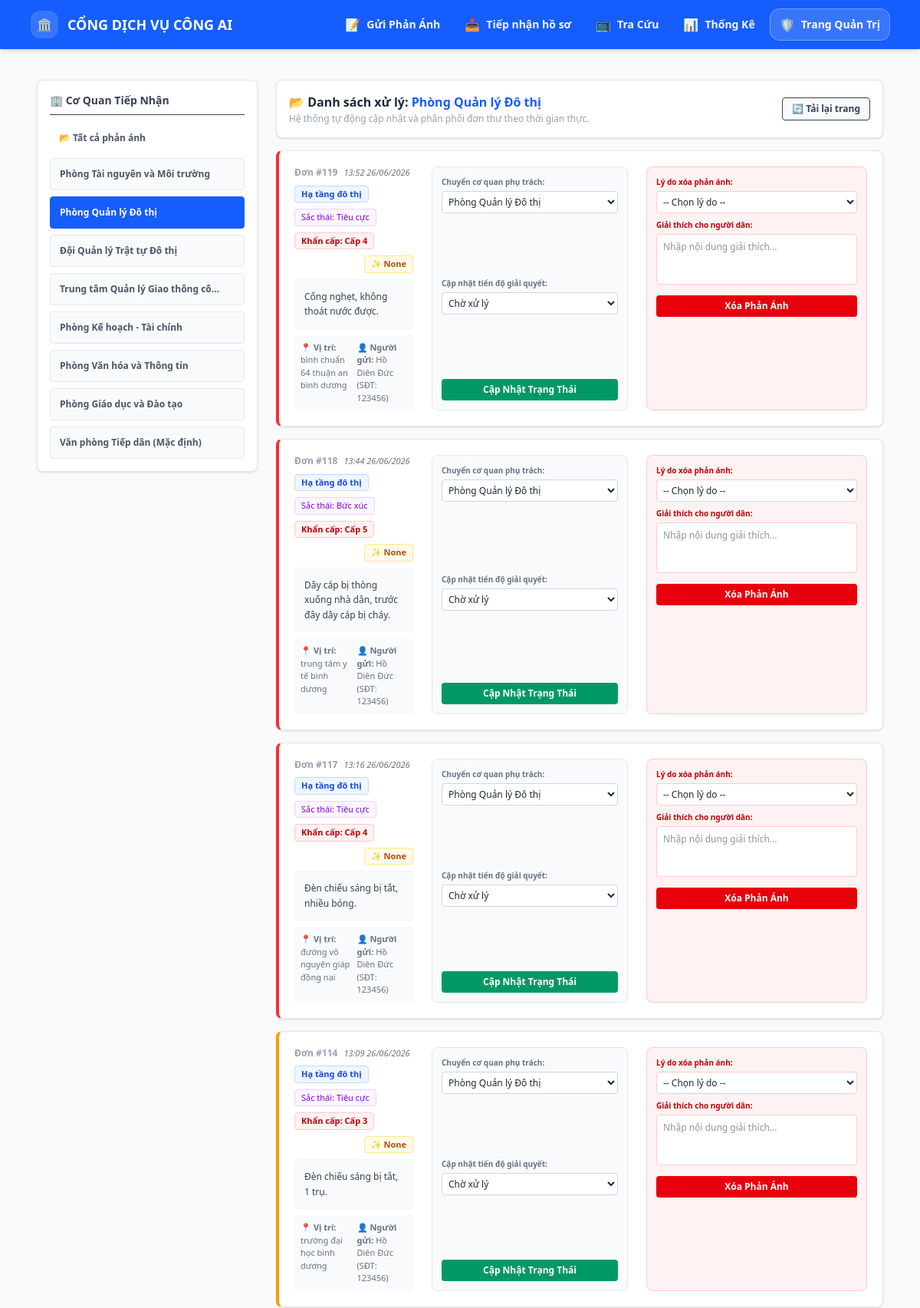
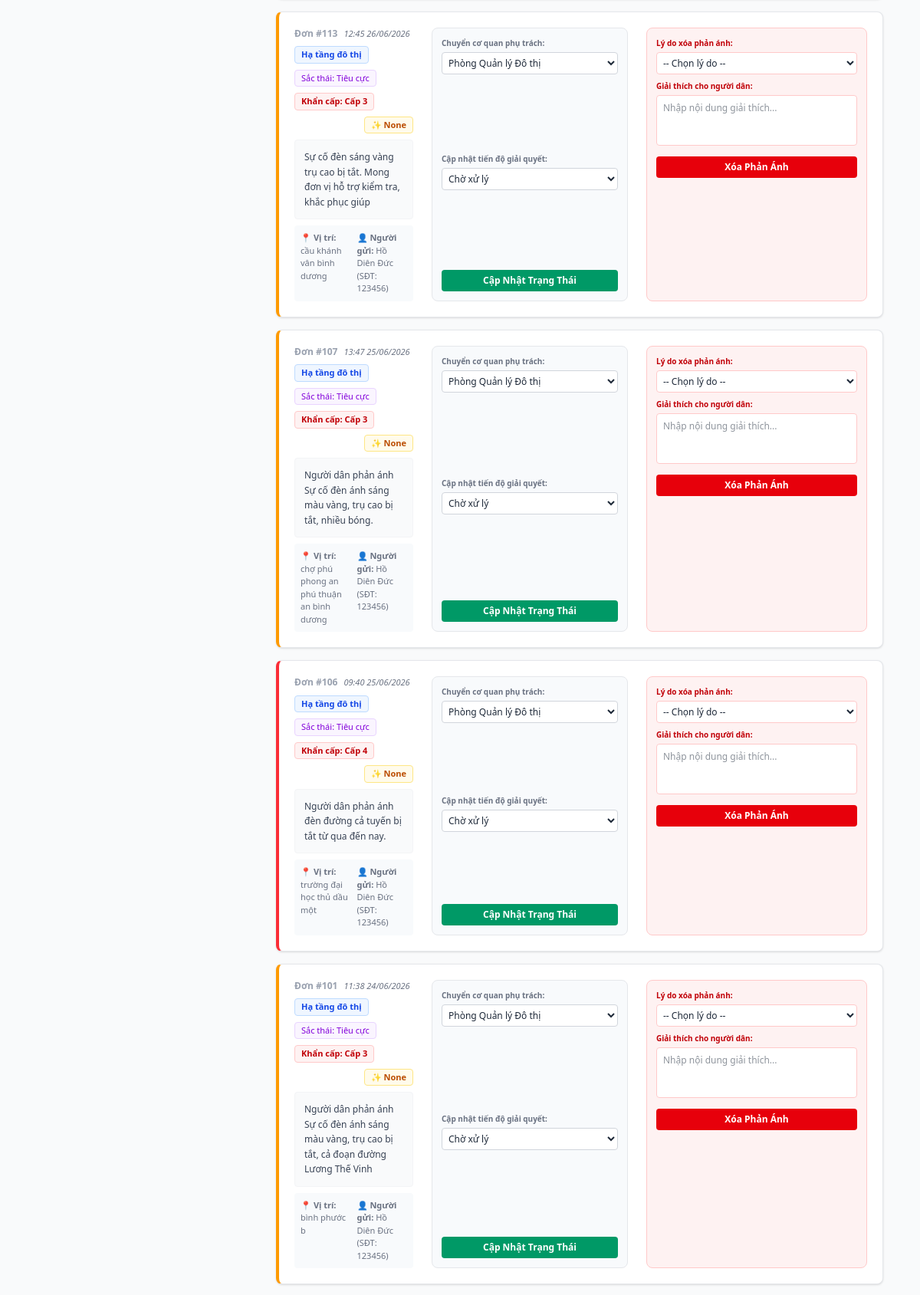
The app's page /admin?phong_id=2 (upper part) with its own data (2 pictures, top to bottom).
### tables this page shows
CREATE TABLE config_phong_ban (
                        id INTEGER PRIMARY KEY AUTOINCREMENT,
                        ten_phong TEXT,
                        linh_vuc_phu_trach TEXT UNIQUE);

CREATE TABLE phan_anh (
                        id INTEGER PRIMARY KEY AUTOINCREMENT,
                        noi_dung TEXT,
                        file_dinh_kem TEXT,
                        dia_chi TEXT,
                        ten_nguoi_gui TEXT,
                        sdt TEXT,
                        linh_vuc TEXT,
                        tu_khoa TEXT,
                        sac_thai TEXT,
                        do_khan_cap INTEGER,
                        phong_ban_id INTEGER,
                        trang_thai TEXT,
                        ngay_gui TEXT,
                        trang_thai_duyet TEXT DEFAULT 'Cho_tiep_nhan', ly_do_xoa TEXT, giai_thich_xoa TEXT, ngay_xoa TEXT, lat REAL, lng REAL);

### app.py (the view, shortened to what this page needs)
@app.route('/admin', methods=['GET', 'POST'])
def page_admin():
    conn = sqlite3.connect(DB_FILE)
    cursor = conn.cursor()
    message = None
    msg_type = None  # 'success' | 'error'
    allowed_trang_thai = {'Chờ xử lý', 'Đang xử lý', 'Đã hoàn thành', 'Chuyển cấp', 'Trả về'}
    allowed_ly_do_xoa = {'Phản ánh bị trùng', 'Không thuộc phạm vi giải quyết'}
    selected_phong_id = request.args.get('phong_id', type=int)
    sql_query = """
        SELECT pa.id, pa.noi_dung, pa.file_dinh_kem, pa.dia_chi, pa.ten_nguoi_gui,
               pa.sdt, pa.linh_vuc, pa.sac_thai, pa.do_khan_cap, pa.trang_thai,
               pa.phong_ban_id, pa.ngay_gui
        FROM phan_anh pa
        LEFT JOIN config_phong_ban pb ON pa.phong_ban_id = pb.id
        WHERE pa.trang_thai_duyet NOT IN ('Cho_tiep_nhan', 'Da_xoa')
    """
    if selected_phong_id:
        cursor.execute(sql_query + " AND phong_ban_id = ? ORDER BY pa.id DESC", (selected_phong_id,))
    else:
        cursor.execute(sql_query + " ORDER BY pa.id DESC")
    list_phan_anh = cursor.fetchall()
    cursor.execute("SELECT id, ten_phong FROM config_phong_ban")
    list_phong_ban = cursor.fetchall()
    conn.close()
    return render_template('admin.html', list_phan_anh=list_phan_anh, list_phong_ban=list_phong_ban, selected_phong_id=selected_phong_id, message=message, msg_type=msg_type)

### templates/admin.html (shortened to what this page needs)
{% extends "layout.html" %}
{% block content %}
<div class="flex flex-col lg:flex-row gap-6 mt-4">
    <div class="w-full lg:w-72 shrink-0 bg-white p-4 rounded-lg border border-gray-200 shadow-sm h-fit">
        <h3 class="font-bold text-gray-700 text-sm mb-3 pb-2 border-b flex items-center gap-2">
            🏢 Cơ Quan Tiếp Nhận
        </h3>
        <div class="space-y-2">
            <a href="{{ url_for('page_admin') }}" class="block px-3 py-2.5 rounded text-xs font-semibold transition {% if not selected_phong_id %} bg-blue-600 text-white {% else %} text-gray-600 hover:bg-gray-100 {% endif %}">
                📂 Tất cả phản ánh
            </a>
            {% for pb_id, pb_ten in list_phong_ban %}
            <a href="{{ url_for('page_admin', phong_id=pb_id) }}"
               id="nav-phong-{{ pb_id }}"
               onclick="clearBadge('{{ pb_id }}')"
               class="relative block px-3 py-3 rounded text-xs font-semibold transition flex justify-between items-center border {% if selected_phong_id == pb_id %} bg-blue-600 text-white border-blue-600 {% else %} text-gray-600 bg-gray-50 hover:bg-gray-100 border-gray-200 {% endif %}">
                <span class="truncate pr-4">{{ pb_ten }}</span>
            </a>
            {% endfor %}
        </div>
    </div>
    <div class="flex-1 space-y-4">
        <div class="bg-white p-4 border border-gray-200 rounded-lg shadow-sm flex justify-between items-center">
            <div>
                <h2 class="text-base font-bold text-gray-800">
                    📂 {% if selected_phong_id %}Danh sách xử lý: <span class="text-blue-600">{% for p_id, p_ten in list_phong_ban %}{% if p_id == selected_phong_id %}{{ p_ten }}{% endif %}{% endfor %}</span>{% else %}Tổng hợp tất cả phản ánh toàn hệ thống{% endif %}
                </h2>
                <p class="text-xs text-gray-400 mt-0.5">Hệ thống tự động cập nhật và phân phối đơn thư theo thời gian thực.</p>
            </div>
            <button onclick="window.location.reload()" class="bg-gray-50 hover:bg-gray-100 text-gray-700 font-semibold py-1.5 px-3 rounded text-xs transition border flex items-center gap-1">
                🔄 Tải lại trang
            </button>
        </div>
        <div id="danh-sach-don-thu" class="space-y-4">
            {% for id, noi_dung, file_dinh_kem, dia_chi, ten_nguoi_gui, sdt, linh_vuc, sac_thai, do_khan_cap, trang_thai, phong_ban_id,ngay_gui in list_phan_anh %}
            <div class="bg-white border border-gray-200 rounded-lg p-5 shadow-sm flex flex-col md:flex-row justify-between gap-6 border-l-4
            {% if do_khan_cap is not none and do_khan_cap >= 4 %}
        border-l-red-500
    {% elif do_khan_cap is not none and do_khan_cap == 3 %}
        border-l-amber-500
    {% else %}
        border-l-blue-500
    {% endif %}">
                <div class="flex-1 space-y-2">
                    <div class="flex flex-wrap items-center gap-2 text-[11px]">
                        <span class="font-bold text-gray-400 text-xs">Đơn #{{ id }}</span>
                        <span class="text-gray-500 italic"> {{ ngay_gui }}</span>
                        <span class="bg-blue-50 text-blue-700 px-2 py-0.5 rounded font-bold border border-blue-200">{{ linh_vuc }}</span>
                        <span class="bg-purple-50 text-purple-700 px-2 py-0.5 rounded border border-purple-200">Sắc thái: {{ sac_thai }}</span>
                        <span class="bg-red-50 text-red-700 px-2 py-0.5 rounded font-bold border border-red-200">Khẩn cấp: Cấp {{ do_khan_cap }}</span>
                        <span class="bg-amber-50 text-amber-700 px-2 py-0.5 rounded font-bold border border-amber-200 ml-auto">✨ {{ trang_thai }}</span>
                    </div>
                    <p class="text-gray-700 text-xs bg-gray-50 p-3 rounded font-medium border border-gray-100 leading-relaxed">{{ noi_dung }}</p>
                    <div class="text-[11px] text-gray-500 grid grid-cols-1 sm:grid-cols-2 gap-2 bg-slate-50 p-2 rounded">
                        <p>📍 <strong>Vị trí:</strong> {{ dia_chi }}</p>
                        <p>👤 <strong>Người gửi:</strong> {{ ten_nguoi_gui }} (SĐT: {{ sdt }})</p>
                    </div>
                </div>
                <form method="POST" class="w-full md:w-64 bg-slate-50 p-3 rounded-lg border border-gray-200 flex flex-col justify-between gap-2 shrink-0">
                    <div>
                        <label class="block text-[10px] font-bold text-gray-500 mb-1">Chuyển cơ quan phụ trách:</label>
                        <select name="phong_ban_id" class="w-full bg-white border border-gray-300 p-1 rounded text-xs outline-none">
                            {% for p_id, p_ten in list_phong_ban %}
                            <option value="{{ p_id }}" {% if p_id == phong_ban_id %} selected {% endif %}>{{ p_ten }}</option>
                            {% endfor %}
                        </select>
                    </div>
                    <div>
                        <label class="block text-[10px] font-bold text-gray-500 mb-1">Cập nhật tiến độ giải quyết:</label>
                        <select name="trang_thai" class="w-full bg-white border border-gray-300 p-1 rounded text-xs outline-none">
                            <option value="Chờ xử lý" {% if trang_thai == 'Chờ xử lý' %} selected {% endif %}>Chờ xử lý</option>
                        </select>
                    </div>
                    <button type="submit" class="w-full bg-emerald-600 text-white text-xs py-1.5 rounded font-bold hover:bg-emerald-700 transition">Cập Nhật Trạng Thái</button>
                </form>
                <form method="POST" class="w-full md:w-72 bg-red-50 p-3 rounded-lg border border-red-200 flex flex-col gap-2 shrink-0"
                      onsubmit="return confirm('Xóa phản ánh này khỏi danh sách xử lý? Lý do sẽ được hiển thị cho người dân.');">
                    <div>
                        <label class="block text-[10px] font-bold text-red-700 mb-1">Lý do xóa phản ánh:</label>
                        <select name="ly_do_xoa" class="w-full bg-white border border-red-200 p-1 rounded text-xs outline-none" required>
                            <option value="">-- Chọn lý do --</option>
                        </select>
                    </div>
                    <div>
                        <label class="block text-[10px] font-bold text-red-700 mb-1">Giải thích cho người dân:</label>
                        <textarea name="giai_thich_xoa" rows="3" class="w-full bg-white border border-red-200 p-2 rounded text-xs outline-none resize-none" placeholder="Nhập nội dung giải thích..." required></textarea>
                    </div>
                    <button type="submit" class="w-full bg-red-600 text-white text-xs py-1.5 rounded font-bold hover:bg-red-700 transition">Xóa Phản Ánh</button>
                </form>
            </div>
            {% endfor %}
        </div>
    </div>
</div>
{% endblock %}

### records on screen
config_phong_ban: ten_phong "Phòng Tài nguyên và Môi trường"
config_phong_ban: ten_phong "Phòng Quản lý Đô thị"
config_phong_ban: ten_phong "Đội Quản lý Trật tự Đô thị"
config_phong_ban: ten_phong "Trung tâm Quản lý Giao thông cô…"
config_phong_ban: ten_phong "Phòng Kế hoạch - Tài chính"
config_phong_ban: ten_phong "Phòng Văn hóa và Thông tin"
config_phong_ban: ten_phong "Phòng Giáo dục và Đào tạo"
config_phong_ban: ten_phong "Văn phòng Tiếp dân (Mặc định)"
phan_anh: id "119", ngay_gui "13:52 26/06/2026", linh_vuc "Hạ tầng đô thị", sac_thai "Tiêu cực", do_khan_cap "4", trang_thai "None", noi_dung "Cống nghẹt, không thoát nước được.", dia_chi "bình chuẩn 64 thuận an bình dương", ten_nguoi_gui "Hồ Diên Đức", sdt "123456", phong_ban_id "Phòng Quản lý Đô thị"
phan_anh: id "118", ngay_gui "13:44 26/06/2026", linh_vuc "Hạ tầng đô thị", sac_thai "Bức xúc", do_khan_cap "5", trang_thai "None", noi_dung "Dây cáp bị thòng xuống nhà dân, trước đây dây cáp bị cháy.", dia_chi "trung tâm y tế bình dương", ten_nguoi_gui "Hồ Diên Đức", sdt "123456", phong_ban_id "Phòng Quản lý Đô thị"
phan_anh: id "117", ngay_gui "13:16 26/06/2026", linh_vuc "Hạ tầng đô thị", sac_thai "Tiêu cực", do_khan_cap "4", trang_thai "None", noi_dung "Đèn chiếu sáng bị tắt, nhiều bóng.", dia_chi "đường võ nguyên giáp đồng nai", ten_nguoi_gui "Hồ Diên Đức", sdt "123456", phong_ban_id "Phòng Quản lý Đô thị"
phan_anh: id "114", ngay_gui "13:09 26/06/2026", linh_vuc "Hạ tầng đô thị", sac_thai "Tiêu cực", do_khan_cap "3", trang_thai "None", noi_dung "Đèn chiếu sáng bị tắt, 1 trụ.", dia_chi "trường đại học bình dương", ten_nguoi_gui "Hồ Diên Đức", sdt "123456", phong_ban_id "Phòng Quản lý Đô thị"
phan_anh: id "113", ngay_gui "12:45 26/06/2026", linh_vuc "Hạ tầng đô thị", sac_thai "Tiêu cực", do_khan_cap "3", trang_thai "None", noi_dung "Sự cố đèn sáng vàng trụ cao bị tắt. Mong đơn vị hỗ trợ kiểm tra, khắc phục giúp", dia_chi "cầu khánh vân bình dương", ten_nguoi_gui "Hồ Diên Đức", sdt "123456", phong_ban_id "Phòng Quản lý Đô thị"
phan_anh: id "107", ngay_gui "13:47 25/06/2026", linh_vuc "Hạ tầng đô thị", sac_thai "Tiêu cực", do_khan_cap "3", trang_thai "None", noi_dung "Người dân phản ánh Sự cố đèn ánh sáng màu vàng, trụ cao bị tắt, nhiều bóng.", dia_chi "chợ phú phong an phú thuận an bình dương", ten_nguoi_gui "Hồ Diên Đức", sdt "123456", phong_ban_id "Phòng Quản lý Đô thị"
phan_anh: id "106", ngay_gui "09:40 25/06/2026", linh_vuc "Hạ tầng đô thị", sac_thai "Tiêu cực", do_khan_cap "4", trang_thai "None", noi_dung "Người dân phản ánh đèn đường cả tuyến bị tắt từ qua đến nay.", dia_chi "trường đại học thủ dầu một", ten_nguoi_gui "Hồ Diên Đức", sdt "123456", phong_ban_id "Phòng Quản lý Đô thị"
phan_anh: id "101", ngay_gui "11:38 24/06/2026", linh_vuc "Hạ tầng đô thị", sac_thai "Tiêu cực", do_khan_cap "3", trang_thai "None", noi_dung "Người dân phản ánh Sự cố đèn ánh sáng màu vàng, trụ cao bị tắt, cả đoạn đường Lương Thế Vinh", dia_chi "bình phước b", ten_nguoi_gui "Hồ Diên Đức", sdt "123456", phong_ban_id "Phòng Quản lý Đô thị"
